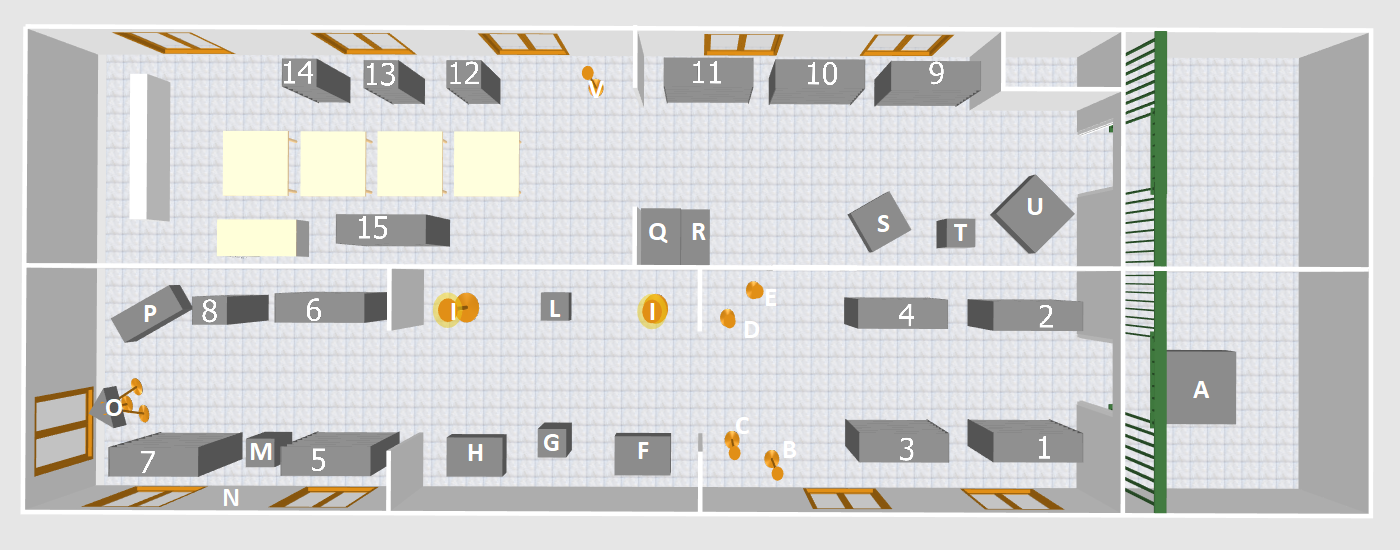
#> input picture Museo/piantina_3_cut_PLUS.png, 1400 x 550 px
$ python visualize_hotspots.py
#> lines starting #> are read from the running program, lines starting #| are printed output that depends on the picture
#!/usr/bin/env python3
"""
Visualizzatore dei bounding box della mappa interattiva di vetrine.html.

Workflow:
  1. Modifica le coordinate nella lista ITEMS in basso (campi x, y, w, h).
     Le coordinate sono in pixel sul PNG originale 1400x550.
  2. Esegui:
       pip install pillow         # solo la prima volta
       python3 visualize_hotspots.py
  3. Apri il file generato `planimetria_with_hotspots.png` e controlla che
     ogni rettangolo cada sopra la vetrina/strumento corrispondente sulla
     planimetria.
  4. Quando sei soddisfatto, sincronizza i nuovi valori nella lista `items`
     dentro lo script inline di Museo/vetrine.html (cerca il blocco
     "// Mappa inline principale").

Convenzioni:
  - vetrine numerate (1-15) → riquadro blu
  - strumenti esposti (A-V) → riquadro arancione
  - ogni hotspot porta un'etichetta su sfondo bianco per essere leggibile
    anche dove le immagini sono scure.
"""
import os
import sys
from PIL import Image, ImageDraw, ImageFont

HERE = os.path.dirname(os.path.abspath(__file__))
MAP_FILE = os.path.join(HERE, "piantina_3_cut_PLUS.png")
OUT_FILE = os.path.join(HERE, "planimetria_with_hotspots.png")

# Dimensioni del PNG originale — devono corrispondere a quelle dichiarate
# nello script di vetrine.html (MAP_W / MAP_H).
MAP_W = 1400
MAP_H = 550

# =========================================================================
# Coordinate degli hotspot — modifica QUI a mano.
# Stessa struttura della lista `items` in Museo/vetrine.html.
# =========================================================================
ITEMS = [
    # --- Vetrine numerate (1-15) ------------------------------------------
    {"id": "1",  "x": 930,  "y": 405, "w": 110, "h": 46, "label": "Vetrina 1"},
    {"id": "2",  "x": 1035, "y": 298, "w": 120, "h": 42, "label": "Vetrina 2"},
    {"id": "3",  "x": 855,  "y": 405, "w": 110, "h": 46, "label": "Vetrina 3"},
    {"id": "4",  "x": 845,  "y": 295, "w": 108, "h": 42, "label": "Vetrina 4"},
    {"id": "5",  "x": 198,  "y": 430, "w": 110, "h": 42, "label": "Vetrina 5"},
    {"id": "6",  "x": 250,  "y": 285, "w": 120, "h": 34, "label": "Vetrina 6"},
    {"id": "7",  "x": 92,   "y": 430, "w": 105, "h": 46, "label": "Vetrina 7"},
    {"id": "8",  "x": 163,  "y": 280, "w": 95,  "h": 34, "label": "Vetrina 8"},
    {"id": "9",  "x": 915,  "y": 20,  "w": 120, "h": 42, "label": "Vetrina 9"},
    {"id": "10", "x": 791,  "y": 18,  "w": 110, "h": 42, "label": "Vetrina 10"},
    {"id": "11", "x": 646,  "y": 18,  "w": 110, "h": 42, "label": "Vetrina 11"},
    {"id": "12", "x": 408,  "y": 18,  "w": 80,  "h": 42, "label": "Vetrina 12"},
    {"id": "13", "x": 335,  "y": 18,  "w": 70,  "h": 42, "label": "Vetrina 13"},
    {"id": "14", "x": 268,  "y": 18,  "w": 65,  "h": 42, "label": "Vetrina 14"},
    {"id": "15", "x": 335,  "y": 205, "w": 122, "h": 38, "label": "Vetrina 15"},

    # --- Strumenti esposti (A-V) ------------------------------------------
    {"id": "A",  "x": 1190, "y": 352, "w": 90,  "h": 78, "label": "A — Macchina pneumatica"},
    {"id": "B",  "x": 744,  "y": 447, "w": 26,  "h": 26, "label": "B — Pendolo con un peso"},
    {"id": "C",  "x": 716,  "y": 414, "w": 26,  "h": 26, "label": "C — Pendolo reversibile"},
    {"id": "D",  "x": 709,  "y": 300, "w": 26,  "h": 26, "label": "D — Pendolo"},
    {"id": "E",  "x": 737,  "y": 281, "w": 26,  "h": 26, "label": "E — Pendolo"},
    {"id": "F",  "x": 615,  "y": 431, "w": 68,  "h": 38, "label": "F — Atwood"},
    {"id": "G",  "x": 535,  "y": 433, "w": 42,  "h": 34, "label": "G — Doppio effetto"},
    {"id": "H",  "x": 451,  "y": 433, "w": 66,  "h": 38, "label": "H — Bilancia analitica"},
    {"id": "I",  "x": 644,  "y": 310, "w": 28,  "h": 28, "label": "I — Specchi coniugati"},
    {"id": "L",  "x": 526,  "y": 305, "w": 38,  "h": 34, "label": "L — Apparecchio di Dalton"},
    {"id": "M",  "x": 216,  "y": 435, "w": 34,  "h": 30, "label": "M — Spettroscopio"},
    {"id": "N1", "x": 200,  "y": 490, "w": 21,  "h": 22, "label": "N — Barometro"},
    {"id": "N2", "x": 227,  "y": 490, "w": 21,  "h": 22, "label": "N — Barometro"},
    {"id": "O",  "x": 46,   "y": 363, "w": 42,  "h": 52, "label": "O — Camera oscura"},
    {"id": "P",  "x": 95,   "y": 300, "w": 80,  "h": 40, "label": "P — Lanterna di proiezione"},
    {"id": "Q",  "x": 625,  "y": 210, "w": 40,  "h": 52, "label": "Q — Wimshurst"},
    {"id": "R",  "x": 666,  "y": 210, "w": 40,  "h": 52, "label": "R — Wimshurst"},
    {"id": "S",  "x": 875,  "y": 210, "w": 52,  "h": 52, "label": "S — Macchina elettrostatica"},
    {"id": "T",  "x": 963,  "y": 215, "w": 46,  "h": 34, "label": "T — Tubo di Geissler"},
    {"id": "U",  "x": 1040, "y": 180, "w": 92,  "h": 92, "label": "U — Macchina di Winter"},
    {"id": "V",  "x": 583,  "y": 46,  "w": 20,  "h": 34, "label": "V — Apparecchio di Buff"},
]

# Palette (RGBA). Il quarto valore controlla l'opacita': 130 ≈ 50%.
FILL_VETRINA  = (30,  60, 200, 130)
LINE_VETRINA  = (10,  30, 130, 255)
FILL_ESPOSTO  = (220, 120,  0, 130)
LINE_ESPOSTO  = (160,  70,  0, 255)
LABEL_BG      = (255, 255, 255, 230)
LABEL_FG      = (  0,   0,   0, 255)


def _load_font(size):
    """Prova alcuni font comuni; cade sul default di PIL se nessuno funziona."""
    candidates = [
        "DejaVuSans-Bold.ttf",
        "/usr/share/fonts/truetype/dejavu/DejaVuSans-Bold.ttf",
        "/usr/share/fonts/truetype/liberation/LiberationSans-Bold.ttf",
        "Arial Bold.ttf",
        "arialbd.ttf",
    ]
    for c in candidates:
        try:
            return ImageFont.truetype(c, size)
        except (OSError, IOError):
            continue
    return ImageFont.load_default()


def _is_vetrina_numerata(item):
    return item["id"][0].isdigit()


def _draw_hotspot(draw, item, font):
    x, y, w, h = item["x"], item["y"], item["w"], item["h"]
    fill = FILL_VETRINA if _is_vetrina_numerata(item) else FILL_ESPOSTO
    line = LINE_VETRINA if _is_vetrina_numerata(item) else LINE_ESPOSTO

    # Avvisa se l'hotspot esce dai bordi della mappa
    if x < 0 or y < 0 or x + w > MAP_W or y + h > MAP_H:
        print(f"  ! {item['id']:>3}: hotspot fuori dai bordi mappa ({x},{y} {w}x{h})", file=sys.stderr)

    # Rettangolo riempito + bordo
    draw.rectangle([x, y, x + w, y + h], fill=fill, outline=line, width=2)

    # Etichetta in alto a sinistra del rettangolo (su sfondo bianco)
    label = item["id"]
    bbox = draw.textbbox((0, 0), label, font=font)
    tw, th = bbox[2] - bbox[0], bbox[3] - bbox[1]
    pad = 3
    lx, ly = x + 2, y + 2
    draw.rectangle([lx, ly, lx + tw + pad * 2, ly + th + pad * 2], fill=LABEL_BG)
    draw.text((lx + pad, ly + pad), label, fill=LABEL_FG, font=font)


def main():
    if not os.path.exists(MAP_FILE):
        raise SystemExit(f"Mappa non trovata: {MAP_FILE}")

    base = Image.open(MAP_FILE).convert("RGBA")
#> base is the input picture: PIL image 1400x550 RGBA; mean R, G, B, A 207.7, 208, 207, 255
    if base.size != (MAP_W, MAP_H):
        print(
            f"Attenzione: la planimetria misura {base.size[0]}x{base.size[1]} "
            f"ma lo script usa MAP_W={MAP_W} MAP_H={MAP_H}. Sincronizza i valori.",
            file=sys.stderr,
        )

    overlay = Image.new("RGBA", base.size, (0, 0, 0, 0))
#> overlay: PIL image 1400x550 RGBA; every value is 0
    draw = ImageDraw.Draw(overlay, "RGBA")
    font = _load_font(14)

    for item in ITEMS:
        _draw_hotspot(draw, item, font)

    out = Image.alpha_composite(base, overlay)
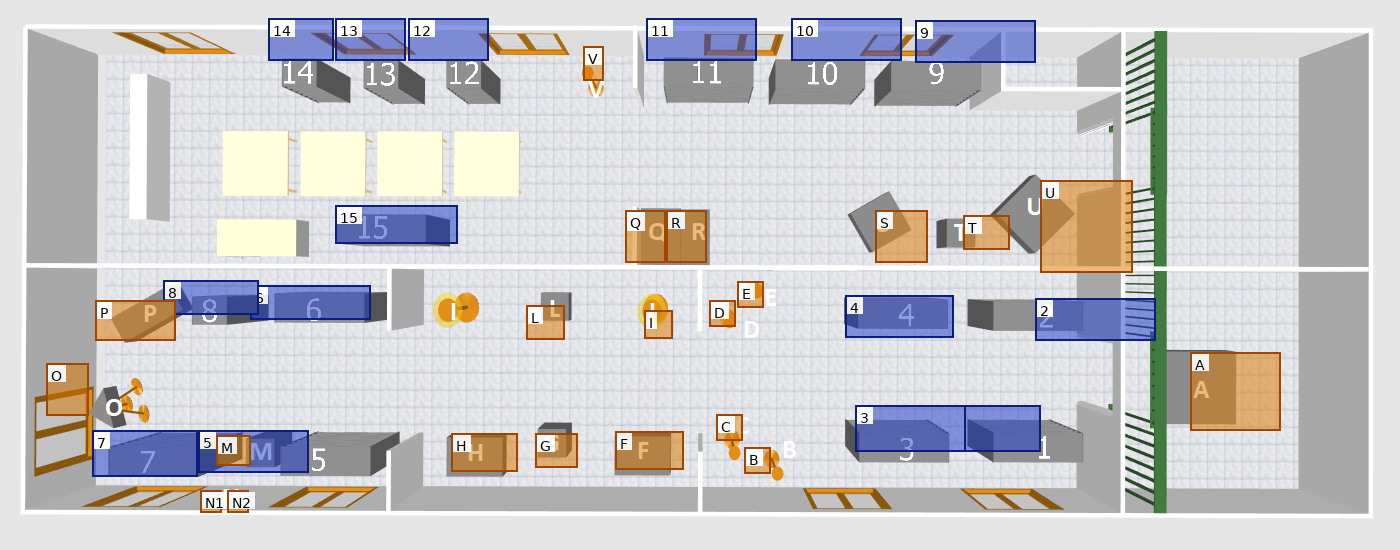
#> out: PIL image 1400x550 RGBA; mean R, G, B, A 201.6, 200.3, 202.1, 255
    out.save(OUT_FILE)
    print(f"OK — {len(ITEMS)} hotspot disegnati su {OUT_FILE}")


if __name__ == "__main__":
    main()

$ run again, with Museo/piantina_1.png copied over Museo/piantina_3_cut_PLUS.png
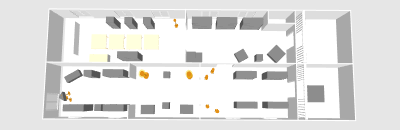
#> input picture Museo/piantina_1.png, 400 x 130 px
#> overlay: PIL image 400x130 RGBA; every value is 0
#> in main, `out = Image.alpha_composite(base, overlay)`:
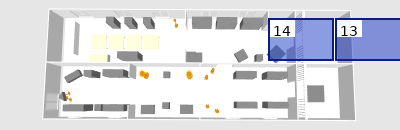
#> out: PIL image 400x130 RGBA; mean R, G, B, A 215.7, 216.9, 222.7, 255

$ run again, with Museo/piantina_2.png copied over Museo/piantina_3_cut_PLUS.png
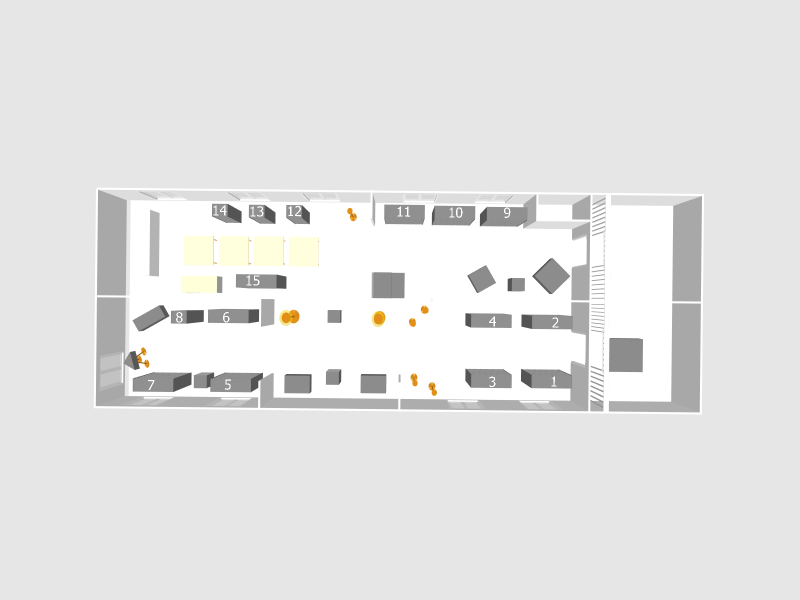
#> input picture Museo/piantina_2.png, 1600 x 1200 px (shown at 1/2 size)
#> overlay: PIL image 1600x1200 RGBA; every value is 0
#> in main, `out = Image.alpha_composite(base, overlay)`:
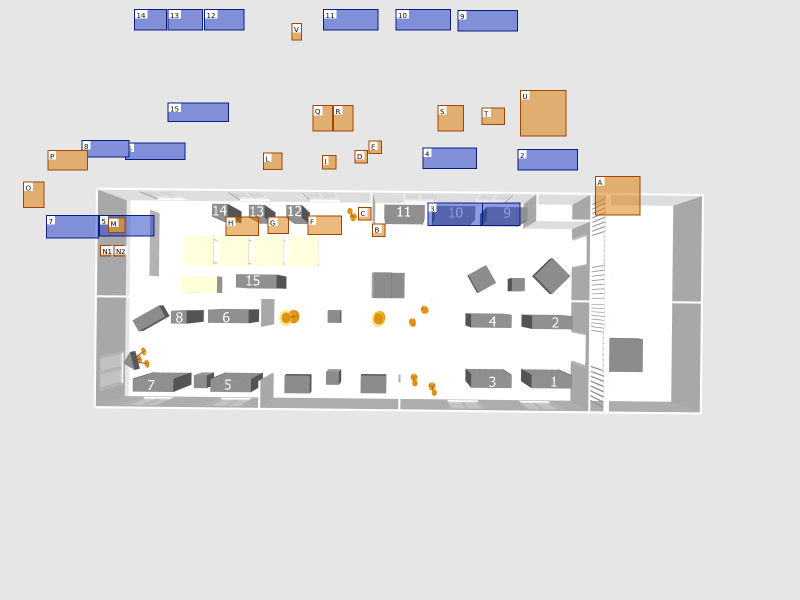
#> out: PIL image 1600x1200 RGBA (shown at 1/2 size); mean R, G, B, A 224.8, 224, 224.5, 255
